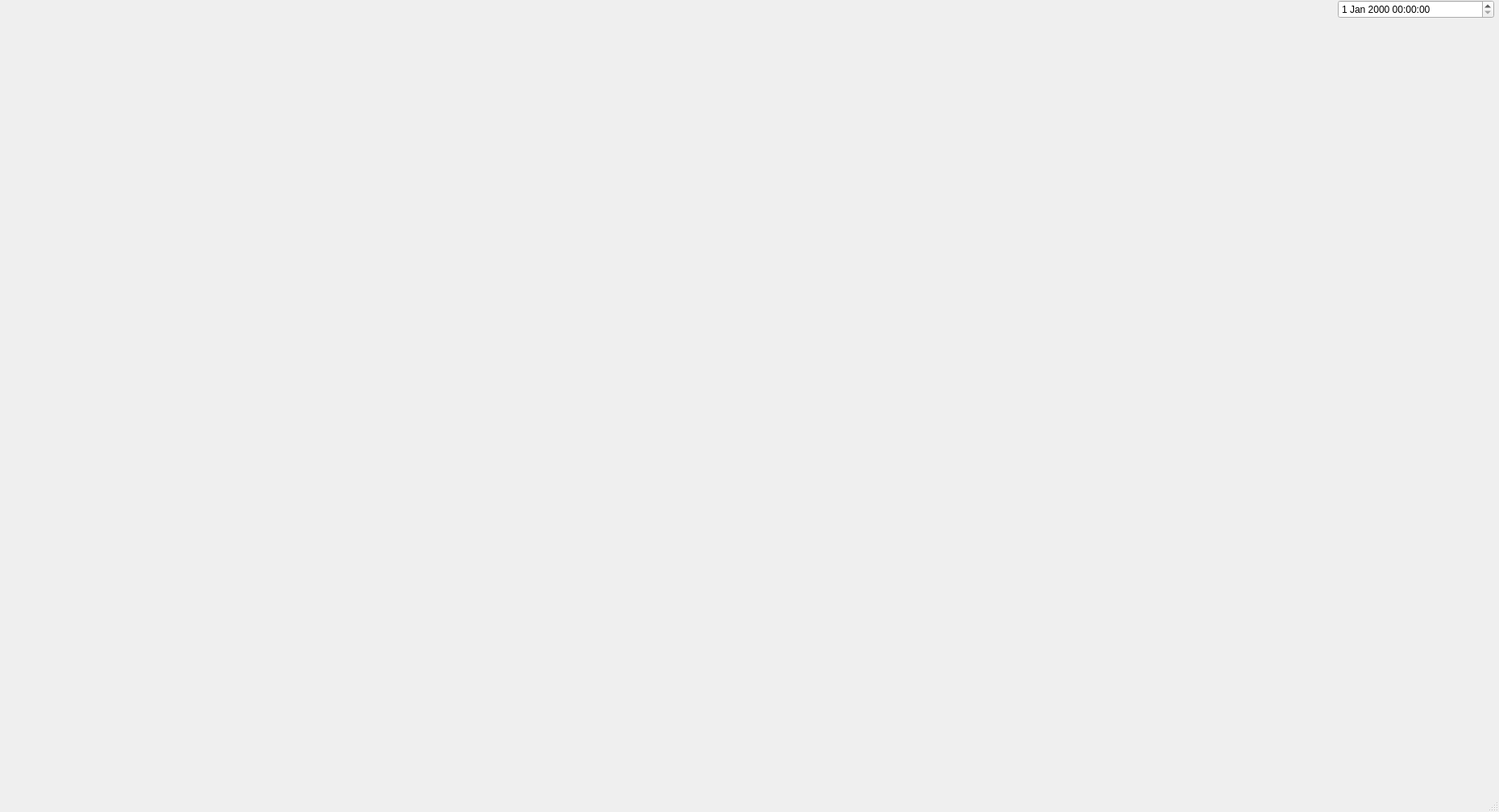
<?xml version="1.0" encoding="UTF-8"?>
<ui version="4.0">
 <class>MainWindow</class>
 <widget class="QMainWindow" name="MainWindow">
  <property name="geometry">
   <rect>
    <x>0</x>
    <y>0</y>
    <width>1860</width>
    <height>1008</height>
   </rect>
  </property>
  <property name="windowTitle">
   <string>MainWindow</string>
  </property>
  <widget class="QWidget" name="centralwidget">
   <widget class="ChartWidget" name="widget" native="true">
    <property name="geometry">
     <rect>
      <x>10</x>
      <y>0</y>
      <width>891</width>
      <height>641</height>
     </rect>
    </property>
   </widget>
   <widget class="QDateTimeEdit" name="dateTimeEdit">
    <property name="geometry">
     <rect>
      <x>1660</x>
      <y>0</y>
      <width>194</width>
      <height>23</height>
     </rect>
    </property>
   </widget>
  </widget>
  <widget class="QMenuBar" name="menubar">
   <property name="geometry">
    <rect>
     <x>0</x>
     <y>0</y>
     <width>1860</width>
     <height>19</height>
    </rect>
   </property>
  </widget>
  <widget class="QStatusBar" name="statusbar"/>
 </widget>
 <customwidgets>
  <customwidget>
   <class>ChartWidget</class>
   <extends>QWidget</extends>
   <header>chartwidget.h</header>
   <container>1</container>
  </customwidget>
 </customwidgets>
 <resources/>
 <connections/>
</ui>
